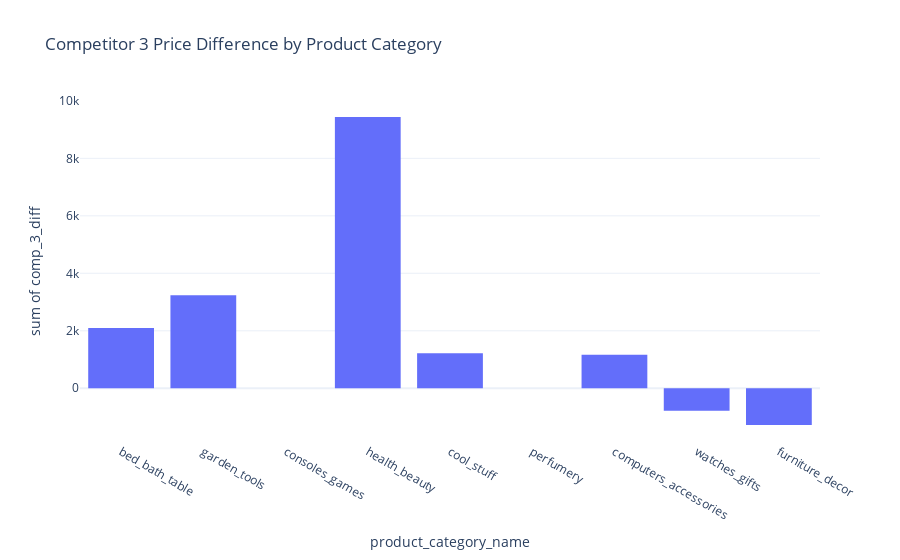

Notebook code for this chart:
### Code cell
fig = px.histogram(
    df,
    x='product_category_name',
    y='comp_3_diff',
    title='Competitor 3 Price Difference by Product Category',
    nbins=20
)
fig.show()

### Figure 1 — Plotly figure (JSON) as saved in the notebook; plotly's stock layout.template omitted (floating-point values rounded to 4 significant figures; data arrays with more than 128 entries replaced by an {"elided": "..."} marker saying what was removed)
{"data": [{"bingroup": "x", "histfunc": "sum", "hovertemplate": "product_category_name=%{x}<br>sum of comp_3_diff=%{y}<extra></extra>", "legendgroup": "", "marker": {"color": "#636efa", "pattern": {"shape": ""}}, "name": "", "nbinsx": 20, "orientation": "v", "showlegend": false, "type": "histogram", "x": {"elided": "676 str values"}, "xaxis": "x", "y": {"elided": "676 float values"}, "yaxis": "y"}], "layout": {"barmode": "relative", "legend": {"tracegroupgap": 0}, "title": {"text": "Competitor 3 Price Difference by Product Category"}, "xaxis": {"anchor": "y", "domain": [0, 1], "title": {"text": "product_category_name"}}, "yaxis": {"anchor": "x", "domain": [0, 1], "title": {"text": "sum of comp_3_diff"}}}}
